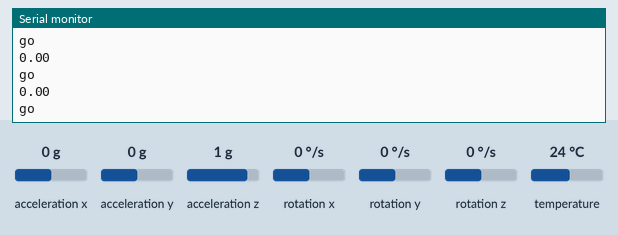
A sketch run on a simulated Arduino Uno, built with avr-gcc and run on an emulated ATmega328P. On the bench: the last lines printed to the serial monitor. The inputs (shaded band) are chosen by the test bench; at power-on: acceleration y 0 g, acceleration x 0 g, acceleration z 1 g, rotation x 0 °/s, rotation y 0 °/s, rotation z 0 °/s, temperature 24 °C. No radio packets arrive unless stated.

Above: at 1.2 s.
1.3 s: acceleration y set to -1.4 g
At 2.2 s:
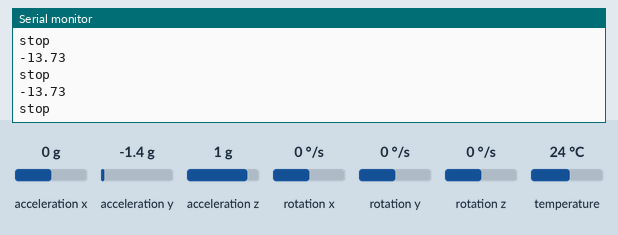
2.8 s: acceleration y set to -0.8 g
At 3.7 s:
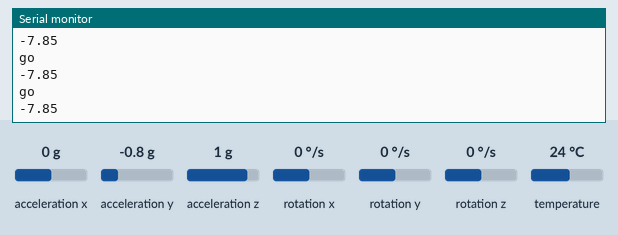
Timing chart, 0 to 5.8 s (numbered marks = the images above; inputs shaded):
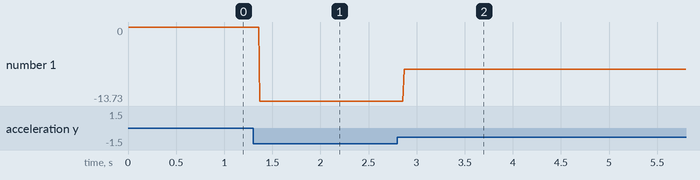

The sketch:

sender.ino
```cpp
// (licence header left out)
/**
 * A simple example of sending data from 1 nRF24L01 transceiver to another.
 *
 * This example was written to be used on 2 devices acting as "nodes".
 * Use the Serial Monitor to change each node's behavior.
 */
#include <SPI.h>
#include "printf.h"
#include "RF24.h"
#include <Adafruit_MPU6050.h>
#include <Adafruit_Sensor.h>
#include <Wire.h>

Adafruit_MPU6050 mpu;

RF24 radio(7, 8); // CE, CSN

const byte address[6] = "00001";

void setup() {
  radio.begin();
  mpu.begin();
  Serial.begin(9600);


  mpu.setHighPassFilter(MPU6050_HIGHPASS_0_63_HZ);

  mpu.setInterruptPinLatch(true);  // Keep it latched.  Will turn off when reinitialized.
  mpu.setInterruptPinPolarity(true);


  radio.openWritingPipe(address);
  radio.setPALevel(RF24_PA_MIN);
  radio.stopListening();
}

void loop() {
  sensors_event_t a, g, temp;
  mpu.getEvent(&a, &g, &temp);
  Serial.println(a.acceleration.y);


  if (a.acceleration.y < -8) {

    const char text[] = "stop";
    radio.write(&text, sizeof(text));
    Serial.println("stop");

  } else {

    const char text[] = "go";
    radio.write(&text, sizeof(text));
    Serial.println("go");

  }

}
```

Measured:
- after the input at 1.3 s, the serial monitor: prints a new line after 0.07 s (image 1)
- after the input at 2.8 s, the serial monitor: prints a new line after 0.07 s (image 2)
- plotted number 1: 0 → -13.73 after the input at 1.3 s, -13.73 → -7.85 after the input at 2.8 s
